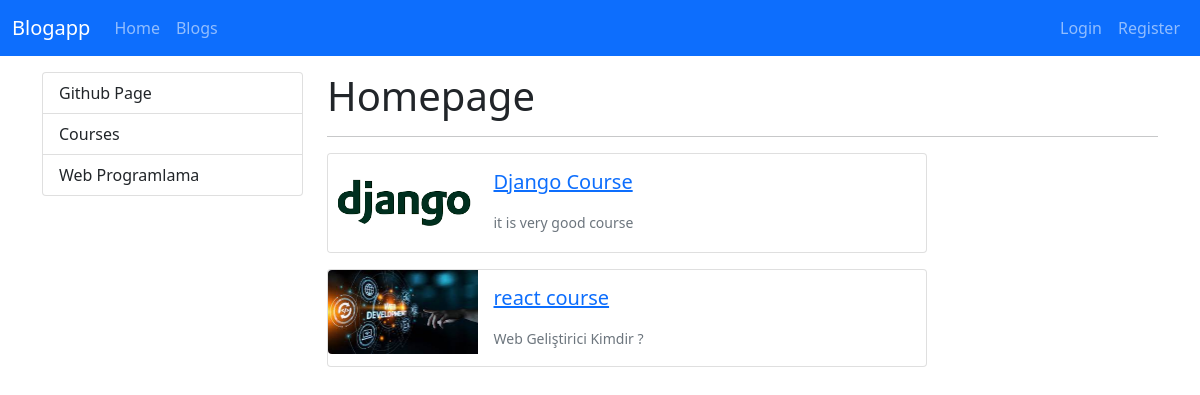
The page / on the database its author committed.
### blog/models.py (models this page shows, shortened)
class Category(models.Model):
    name = models.CharField(max_length=150)
    slug = models.SlugField(null=False,blank=True, unique=True,db_index=True, editable=False)

class Blog(models.Model):
    title = models.CharField(max_length=200)
    img = models.ImageField(upload_to="blogs")
    description = RichTextField()
    is_active = models.BooleanField(default=False)
    is_home = models.BooleanField(default=False)
    slug = models.SlugField(null=False,blank=True, unique=True, db_index=True, editable=False)
    categories = models.ManyToManyField(Category, blank=True)

### blog/views.py (the view)
# urls.py: path("", views.index,name="home"),
def index(request):
    context = {
        "blogs": Blog.objects.all(),
        "categories": Category.objects.all()
    }
    return render(request,"blog/index.html",context)

### blog/templates/blog/index.html (shortened to what this page needs)
{% extends "base.html" %}
{% load static %}
{% block css_files %}
    <link rel="stylesheet" href="{% static 'blog/css/style.css' %}">
{% endblock %}
{% block content %}
<div class="container mt-3">
    <div class="row">
        <div class="col-3">
            {% include 'partials/_categories.html' %}
        </div>
        <div class="col-9">
            <h1>Homepage</h1>
            <hr>
            {% for blog in blogs %}
                {% if blog.is_home and blog.is_active %}
                    {% include 'blog/partials/_blog.html' %}
                {% endif %}
            {% endfor %}
        </div>
    </div>
</div>
{% endblock %}

### templates/partials/_categories.html
<div class="list-group">
    <a href="https://github.com/UmutcanMert" class="list-group-item list-group-item-action" aria-current="true">
        Github Page
    </a>
    {% for category in categories %}
        {% if category.slug == selected_category %}
            <a href="{% url 'blogs_by_category' category.slug %}" class="list-group-item list-group-item-action active">{{ category.name|title }}</a>
        {% else %}
            <a href="{% url 'blogs_by_category' category.slug %}" class="list-group-item list-group-item-action">{{ category.name|title }}</a>
        {% endif %}
    {% endfor %}
</div>

### blog/templates/blog/partials/_blog.html (shortened to what this page needs)
{% load static %}
<div class="card mb-3" style="max-width: 600px;">
    <div class="row g-0">
      <div class="col-md-3">
        <img src="{{ blog.img.url}}" class="img-fluid rounded-start" alt="...">
      </div>
      <div class="col-md-9">
        <div class="card-body">
          <h5 class="card-title">
            <a href="{% url 'blog_details' blog.slug %}">
              {{blog.title}}
            </a>
          </h5>
          <p class="card-text"><small class="text-muted">{{ blog.description|striptags|slice:"0:28" }}</small></p>
        </div>
      </div>
    </div>
  </div>

### rows shown on the page
Category: name "Courses"
Category: name "Web Programlama"
Blog: img (picture), title "Django Course", description "it is very good course"
Blog: img (picture), title "react course", description "Web Geliştirici Kimdir ?"
